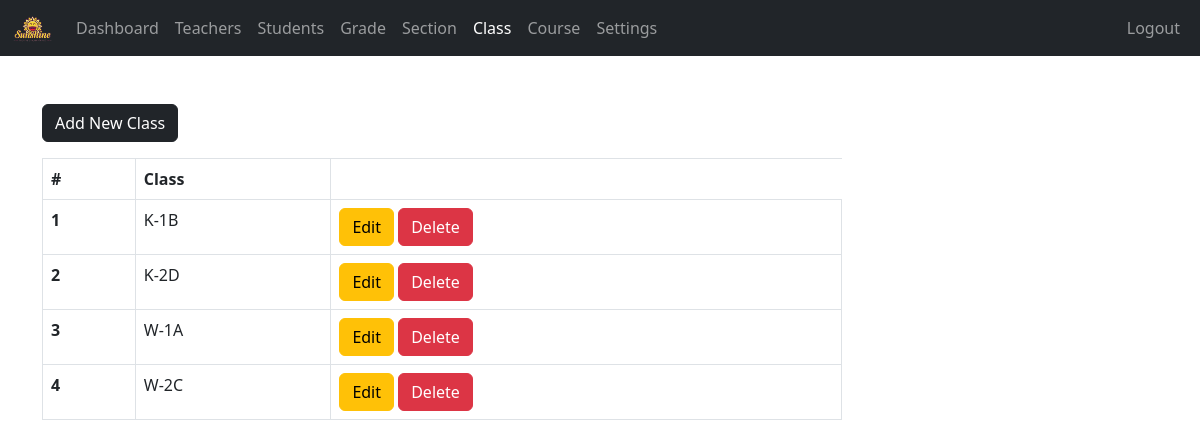
Screenshot of /admin/class.php (signed in) with the database file from the repository.
### tables this page shows
CREATE TABLE `class` (
  `class_id` int NOT NULL,
  `grade` varchar(255) NOT NULL DEFAULT '',
  `section` int NOT NULL
);

CREATE TABLE `grades` (
  `grade_id` int NOT NULL,
  `grade` varchar(255) NOT NULL,
  `grade_code` varchar(255) NOT NULL
);

CREATE TABLE `section` (
  `section_id` int NOT NULL,
  `section` varchar(7) NOT NULL
);

### admin/data/class.php (called while the page is built, shortened)
<?php
function getAllClasses($conn)
{
  $sql = "SELECT * FROM class";
  $stmt = $conn->prepare($sql);
  $stmt->execute();
  if ($stmt->rowCount() > 0) {
    return $stmt->fetchAll(PDO::FETCH_ASSOC);
  }
  return [];
}

### admin/data/grade.php (called while the page is built, shortened)
<?php
function getGradeById($grade_id, $conn)
{
  $sql = "SELECT * FROM grades WHERE grade_id=?";
  $stmt = $conn->prepare($sql);
  $stmt->execute([$grade_id]);
  if ($stmt->rowCount() == 1) {
    $grade = $stmt->fetch(PDO::FETCH_ASSOC);
    return $grade;
  } else {
    return null;
  }
}

### admin/data/section.php (called while the page is built, shortened)
<?php
function getSectioById($section_id, $conn){
   $sql = "SELECT * FROM section
           WHERE section_id=?";
   $stmt = $conn->prepare($sql);
   $stmt->execute([$section_id]);
   if ($stmt->rowCount() == 1) {
     $section = $stmt->fetch();
     return $section;
   }else {
    return 0;
   }
}

### admin/class.php (the view, shortened to what this page needs)
<?php
if (isset($_SESSION['admin_id']) &&
    isset($_SESSION['role'])) {
    if ($_SESSION['role'] == 'Admin') {
       include "../DB_connection.php";
       include "data/class.php";
       include "data/grade.php";
       include "data/section.php";
       $classes = getAllClasses($conn);
 ?>
<!DOCTYPE html>
<html lang="en">
<head>
	<link rel="stylesheet" href="https://cdn.jsdelivr.net/npm/bootstrap@5.2.0/dist/css/bootstrap.min.css">
	<link rel="stylesheet" href="../css/style.css">
  <link rel="stylesheet" href="https://cdnjs.cloudflare.com/ajax/libs/font-awesome/4.7.0/css/font-awesome.min.css">
</head>
<body>
    <?php
        include "inc/navbar.php";
        if ($classes != 0) {
     ?>
     <div class="container mt-5">
        <a href="class-add.php"
           class="btn btn-dark">Add New Class</a>
           <div class="table-responsive">
              <table class="table table-bordered mt-3 n-table">
                <thead>
                  <tr>
                    <th scope="col">#</th>
                    <th scope="col">Class</th>
                  </tr>
                </thead>
                <tbody>
                  <?php $i = 0; foreach ($classes as $class ) {
                    $i++;  ?>
                  <tr>
                    <th scope="row"><?=$i?></th>
                    <td>
                      <?php
                          $grade  = getGradeById($class['grade'], $conn);
                          $section = getSectioById($class['section'], $conn);
                          echo $grade['grade_code'].'-'.$grade['grade'].$section['section'];
                       ?>
                    </td>
                    <td>
                        <a href="class-edit.php?class_id=<?=$class['class_id']?>"
                           class="btn btn-warning">Edit</a>
                        <a href="class-delete.php?class_id=<?=$class['class_id']?>"
                           class="btn btn-danger">Delete</a>
                    </td>
                  </tr>
                <?php } ?>
                </tbody>
              </table>
           </div>
         <?php } ?>
     </div>
</body>
</html>
<?php
  }else {
    header("Location: ../login.php");
    exit;
  }
}else {
	header("Location: ../login.php");
	exit;
}
?>

### css/style.css (style rules this page uses)
.n-table { max-width: 800px; }

### rows the page displays
class: grades.grade_code "K", grades.grade "1", section.section "B"
class: grades.grade_code "K", grades.grade "2", section.section "D"
class: grades.grade_code "W", grades.grade "1", section.section "A"
class: grades.grade_code "W", grades.grade "2", section.section "C"
